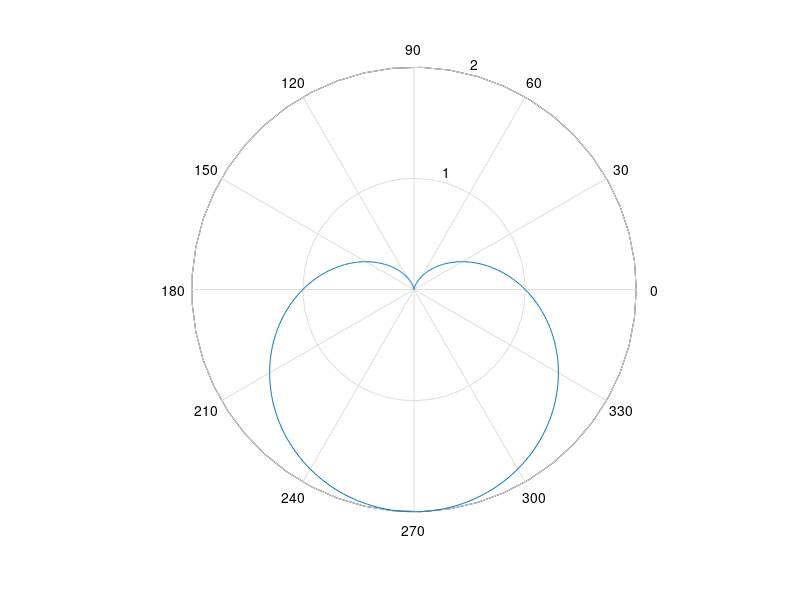

Write MATLAB code to recreate this figure.
%% Simple Plotting
x = linspace(-10,10,1000);
y = x;
figure
plot(x,y);
y2 = -x;
plot(x,y,x,y2);
y3 = sin(x);
y4 = cos(x);
y5 = log(x);
plot(x,y,x,y2,x,y3,x,y4,x,y5);

%% Polar Plotting
theta = 0:0.01:2*pi;
rho = 1-sin(theta);
polar(theta,rho);
